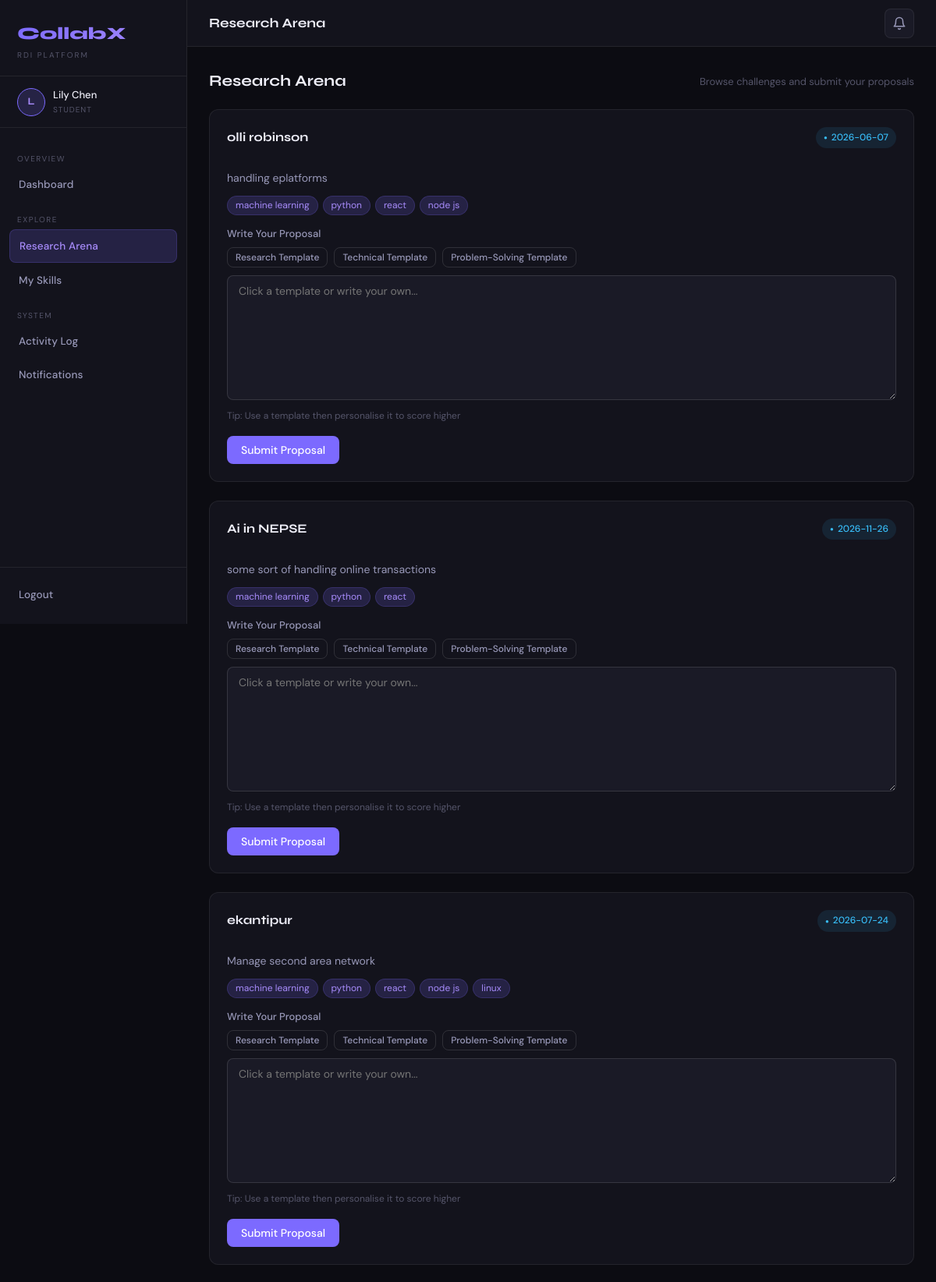
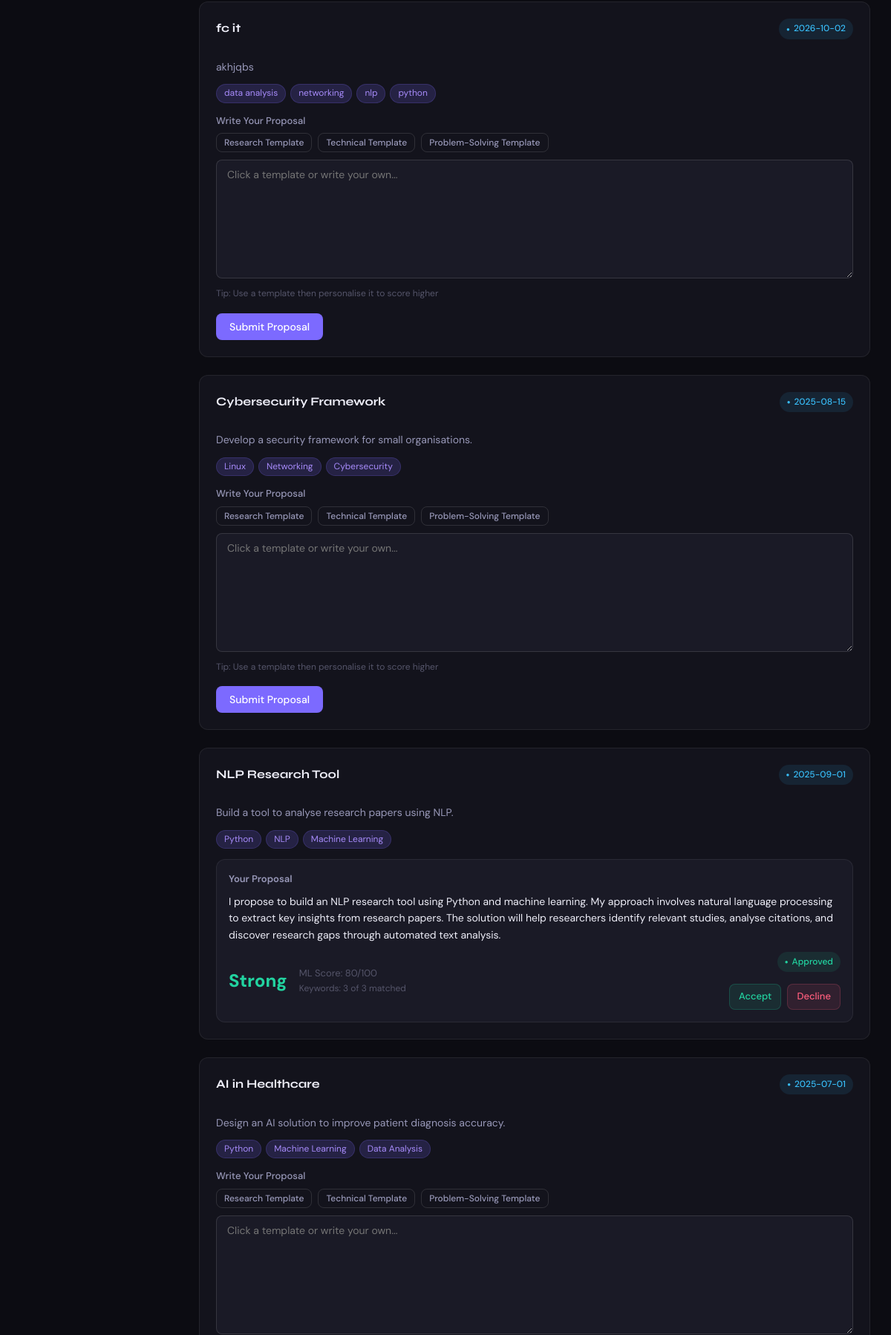
Page /student/arena (signed in, upper part) on the committed database (2 pictures, top to bottom).
### tables this page shows
CREATE TABLE challenges (
    id INTEGER PRIMARY KEY AUTOINCREMENT, title TEXT NOT NULL, description TEXT,
    deadline TEXT, skills TEXT,
    created_at TIMESTAMP DEFAULT CURRENT_TIMESTAMP, updated_at TIMESTAMP DEFAULT CURRENT_TIMESTAMP);

CREATE TABLE proposals (
    id INTEGER PRIMARY KEY AUTOINCREMENT,
    challenge_id INTEGER,
    student_id INTEGER,
    title TEXT DEFAULT "Proposal",
    content TEXT,
    status TEXT DEFAULT "pending",
    ml_score INTEGER DEFAULT 0,
    ml_keywords_matched INTEGER DEFAULT 0,
    ml_keywords_total INTEGER DEFAULT 0,
    created_at TIMESTAMP DEFAULT CURRENT_TIMESTAMP,
    updated_at TIMESTAMP DEFAULT CURRENT_TIMESTAMP
, admin_message TEXT, student_response TEXT DEFAULT NULL);

### app.py (the view)
@app.route("/student/arena")
@login_required(role="student")
def student_arena():
    db = get_db()
    uid = session["user_id"]
    challenges = db.execute("SELECT * FROM challenges ORDER BY created_at DESC").fetchall()
    result = []
    for c in challenges:
        my_proposal = db.execute("SELECT * FROM proposals WHERE challenge_id=? AND student_id=?",(c["id"],uid)).fetchone()
        result.append({"id":c["id"],"title":c["title"],"description":c["description"],"skills":c["skills"],"deadline":c["deadline"],"my_proposal":my_proposal})
    db.close()
    my_skills = ""
    p = get_db().execute("SELECT skills FROM portfolio WHERE student_id=?", (uid,)).fetchone()
    if p: my_skills = p["skills"] or ""
    return render_template("student_arena.html", challenges=result, my_skills=my_skills, unread_count=unread(uid))

### app.py (called while the page is built)
def get_db():
    db = sqlite3.connect("database.db")
    db.row_factory = sqlite3.Row
    return db

def unread(user_id):
    db = get_db(); n = db.execute("SELECT COUNT(*) FROM notifications WHERE user_id=? AND is_read=0",(user_id,)).fetchone()[0]; db.close(); return n

def login_required(role=None):
    def decorator(fn):
        @wraps(fn)
        def wrapper(*args, **kwargs):
            if "user_id" not in session: return redirect("/")
            if role and session.get("role") != role: return render_template("error.html",message="Access denied.",code=403),403
            return fn(*args, **kwargs)
        return wrapper
    return decorator

### templates/student_arena.html (shortened to what this page needs)
{% extends "base.html" %}
{% block topbar_title %}Research Arena{% endblock %}
{% block content %}
<div class="section-header">
  <div class="section-title">Research Arena</div>
  <div class="section-sub">Browse challenges and submit your proposals</div>
</div>
{% for challenge in challenges %}
<div class="card" style="margin-bottom:24px;">
  <div style="display:flex;justify-content:space-between;align-items:flex-start;margin-bottom:12px;">
    <div class="card-title">{{ challenge.title }}</div>
    <span class="badge badge-review">{{ challenge.deadline or "No deadline" }}</span>
  </div>
  <div style="font-size:14px;color:var(--text2);margin-bottom:12px;">{{ challenge.description }}</div>
  {% if challenge.skills %}
  <div style="margin-bottom:14px;display:flex;flex-wrap:wrap;gap:6px;">
    {% for s in challenge.skills.split(",") %}
      <span style="background:var(--glow);color:var(--accent2);border:1px solid rgba(124,106,255,0.2);padding:2px 10px;border-radius:99px;font-size:12px;">{{ s.strip() }}</span>
    {% endfor %}
  </div>
  {% endif %}
  {% if challenge.my_proposal %}
  <div style="background:var(--bg3);border:1px solid var(--border);border-radius:var(--r);padding:16px;">
    <div style="font-size:13px;font-weight:600;color:var(--text2);margin-bottom:8px;">Your Proposal</div>
    <div style="font-size:14px;color:var(--text);margin-bottom:12px;">{{ challenge.my_proposal.content }}</div>
    <div style="display:flex;align-items:center;gap:16px;flex-wrap:wrap;">
      <div style="font-size:24px;font-weight:800;color:{% if challenge.my_proposal.ml_score >= 70 %}var(--green){% elif challenge.my_proposal.ml_score >= 40 %}var(--amber){% else %}var(--red){% endif %};">
        {% if challenge.my_proposal.ml_score >= 70 %}Strong{% elif challenge.my_proposal.ml_score >= 40 %}Average{% else %}Weak{% endif %}
      </div>
      <div>
        <div style="font-size:13px;color:var(--text3);">ML Score: {{ challenge.my_proposal.ml_score }}/100</div>
        <div style="font-size:12px;color:var(--text3);">Keywords: {{ challenge.my_proposal.ml_keywords_matched }} of {{ challenge.my_proposal.ml_keywords_total }} matched</div>
      </div>
      <div style="margin-left:auto;display:flex;flex-direction:column;align-items:flex-end;gap:8px;">
        {% if challenge.my_proposal.status == "active" %}
          <span class="badge badge-approved">Active</span>
        {% elif challenge.my_proposal.status == "declined" %}
          <span class="badge badge-rejected">Declined</span>
        {% elif challenge.my_proposal.status == "approved" %}
          <span class="badge badge-approved">Approved</span>
        {% elif challenge.my_proposal.status == "rejected" %}
          <span class="badge badge-rejected">Rejected</span>
        {% else %}
          <span class="badge badge-pending">Pending Review</span>
        {% endif %}
        {% if challenge.my_proposal.status == "approved" and not challenge.my_proposal.student_response %}
          <div style="display:flex;gap:8px;margin-top:8px;">
            <a href="/student/arena/accept/{{ challenge.my_proposal.id }}" class="btn btn-success btn-sm">Accept</a>
            <a href="/student/arena/decline/{{ challenge.my_proposal.id }}" class="btn btn-danger btn-sm" onclick="return confirm('Are you sure you want to decline?')">Decline</a>
          </div>
        {% endif %}
      </div>
    </div>
  </div>
  {% else %}
  <form method="POST" action="/student/arena/submit">
    <div class="form-group">
      <label class="form-label">Write Your Proposal</label>
      <div style="display:flex;gap:8px;flex-wrap:wrap;margin-bottom:10px;">
        <button type="button" class="btn btn-outline btn-xs" id="btn1_{{ challenge.id }}">Research Template</button>
        <button type="button" class="btn btn-outline btn-xs" id="btn2_{{ challenge.id }}">Technical Template</button>
        <button type="button" class="btn btn-outline btn-xs" id="btn3_{{ challenge.id }}">Problem-Solving Template</button>
      </div>
      <textarea name="content" id="ta_{{ challenge.id }}" placeholder="Click a template or write your own..." required style="min-height:160px;width:100%;"></textarea>
      <div style="font-size:12px;color:var(--text3);margin-top:4px;">Tip: Use a template then personalise it to score higher</div>
    </div>
    <button type="submit" class="btn btn-primary">Submit Proposal</button>
  </form>
  {% endif %}
</div>
{% else %}
<div class="empty-state"><div class="empty-title">No challenges posted yet</div></div>
{% endfor %}
{% endblock %}

### static/style.css (style rules this page uses)
:root { --bg:#0c0c12;--bg2:#13131c;--bg3:#1a1a26;--bg4:#21212f;--border:rgba(255,255,255,0.07);--border2:rgba(255,255,255,0.12);--accent:#7c6aff;--accent2:#a78bfa;--accent-d:#5b4de0;--glow:rgba(124,106,255,0.18);--green:#22d3a0;--green-bg:rgba(34,211,160,0.1);--red:#ff5e7d;--red-bg:rgba(255,94,125,0.1);--amber:#fbbf24;--amber-bg:rgba(251,191,36,0.1);--blue:#38bdf8;--blue-bg:rgba(56,189,248,0.1);--text:#eeeef8;--text2:#9898b8;--text3:#55556a;--sidebar:240px;--r:12px;--r-sm:8px;--r-lg:18px }
*,*::before,*::after { box-sizing:border-box;margin:0;padding:0 }
html { scroll-behavior:smooth }
body { font-family:'DM Sans',sans-serif;background:var(--bg);color:var(--text);min-height:100vh;font-size:15px;line-height:1.6 }
.card { background:var(--bg2);border:1px solid var(--border);border-radius:var(--r);padding:22px }
.card-title { font-family:'Syne',sans-serif;font-size:16px;font-weight:700;color:var(--text);margin-bottom:16px }
.form-group { margin-bottom:16px }
.form-label { display:block;font-size:13px;font-weight:500;color:var(--text2);margin-bottom:6px }
input[type=text],input[type=email],input[type=password],input[type=date],textarea,select { width:100%;background:var(--bg3);border:1px solid var(--border2);border-radius:var(--r-sm);padding:10px 14px;color:var(--text);font-family:'DM Sans',sans-serif;font-size:14px;transition:border-color .18s,box-shadow .18s;outline:none }
textarea { resize:vertical;min-height:100px }
.btn { display:inline-flex;align-items:center;gap:6px;padding:9px 18px;border-radius:var(--r-sm);font-family:'DM Sans',sans-serif;font-size:14px;font-weight:500;cursor:pointer;border:none;text-decoration:none;transition:all .18s;white-space:nowrap }
.btn-primary { background:var(--accent);color:#fff }
.btn-outline { background:transparent;border:1px solid var(--border2);color:var(--text2) }
.btn-danger { background:var(--red-bg);color:var(--red);border:1px solid rgba(255,94,125,0.2) }
.btn-success { background:var(--green-bg);color:var(--green);border:1px solid rgba(34,211,160,0.2) }
.btn-sm { padding:6px 12px;font-size:13px }
.btn-xs { padding:4px 10px;font-size:12px }
.badge { display:inline-flex;align-items:center;gap:5px;padding:4px 10px;border-radius:20px;font-size:12px;font-weight:500 }
.badge::before { content:'●';font-size:8px }
.badge-review { background:var(--blue-bg);color:var(--blue) }
.badge-approved { background:var(--green-bg);color:var(--green) }
.section-header { display:flex;align-items:center;justify-content:space-between;margin-bottom:20px;flex-wrap:wrap;gap:12px }
.section-title { font-family:'Syne',sans-serif;font-size:20px;font-weight:700;color:var(--text) }
.section-sub { font-size:13px;color:var(--text3);margin-top:2px }

### rows in the picture
challenges: title "olli robinson", deadline "2026-06-07", description "handling eplatforms", strip "machine learning" "python" "react" "node js", content "Click a template or write your own..."
challenges: title "Ai in NEPSE", deadline "2026-11-26", description "some sort of handling online transactions", strip "machine learning" "python" "react", content "Click a template or write your own..."
challenges: title "ekantipur", deadline "2026-07-24", description "Manage second area network", strip "machine learning" "python" "react" "node js" "linux", content "Click a template or write your own..."
challenges: title "fc it", deadline "2026-10-02", description "akhjqbs", strip "data analysis" "networking" "nlp" "python", content "Click a template or write your own..."
challenges: title "Cybersecurity Framework", deadline "2025-08-15", description "Develop a security framework for small organisations.", strip "Linux" "Networking" "Cybersecurity", content "Click a template or write your own..."
challenges: title "NLP Research Tool", deadline "2025-09-01", description "Build a tool to analyse research papers using NLP.", strip "Python" "NLP" "Machine Learning", my_proposal.content "I propose to build an NLP research tool using Python and machine learning. My approach involves natural language processing to extract key insights from research papers. The solution will help researchers identify relevant studies, analyse citations, and discover research gaps through automated text analysis.", shows "Strong", my_proposal.ml_score "80", my_proposal.ml_keywords_matched "3", my_proposal.ml_keywords_total "3", shows "Approved"
challenges: title "AI in Healthcare", deadline "2025-07-01", description "Design an AI solution to improve patient diagnosis accuracy.", strip "Python" "Machine Learning" "Data Analysis", content "Click a template or write your own..."

### other values in the picture
{{ session['name'][0].upper() }} "L"
{{ session['name'] }} "Lily Chen"
{{ session['role'] }} "STUDENT"
